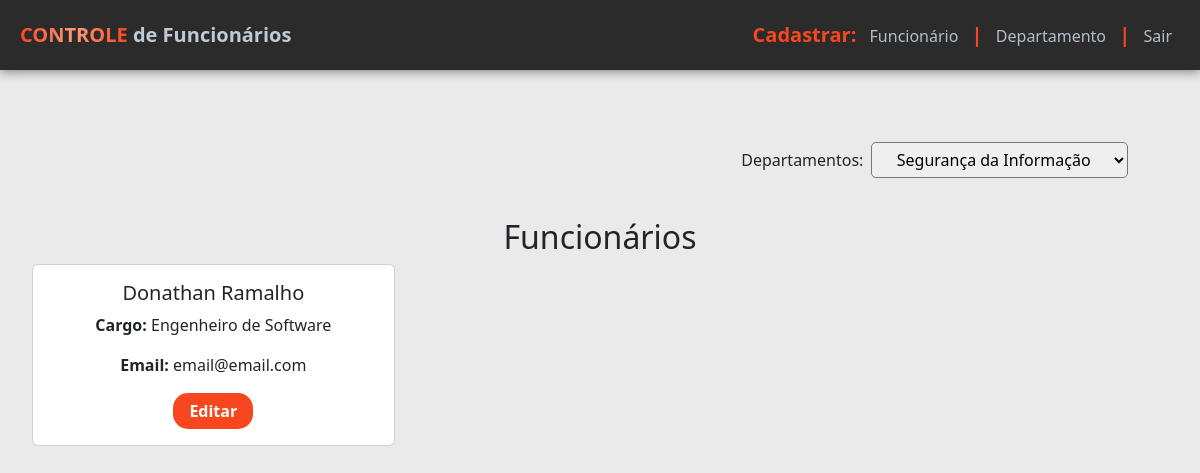
The page /index.php?departamento=3 (signed in) on the database its author committed.
### tables this page shows
CREATE TABLE `employee` (
  `Id` bigint(20) NOT NULL,
  `EmployeeName` varchar(100) NOT NULL,
  `CPF` varchar(20) NOT NULL,
  `Email` varchar(100) NOT NULL,
  `DateOfBirth` date NOT NULL,
  `AdmissionDate` datetime NOT NULL DEFAULT current_timestamp(),
  `DepartmentId` int(11) NOT NULL,
  `Position` varchar(100) NOT NULL
);

### index.php (the view, shortened to what this page needs)
<?php
    require_once 'Connection.php';
?>
<!DOCTYPE html>
<html lang="pt-br">
<head>
    <link href="https://cdn.jsdelivr.net/npm/bootstrap@5.2.2/dist/css/bootstrap.min.css" rel="stylesheet"
>
    <link rel="stylesheet" href="css/header.css">
    <link rel="stylesheet" href="css/style.css">
</head>
<body>
    <?php require_once 'header.php'; ?>
    <main>
        <form class="department" action="/employeeManagement" method="get">
            <label for="department">Departamentos:</label>
            <?php
            $depart = null;
            if (isset($_GET['departamento'])) {
                $depart = $_GET['departamento'];
            }
            $query = "SELECT * FROM `Department`";
            $result = mysqli_query($conn, $query);
            ?>
            <select id="department" onchange="this.form.submit()" name="departamento">
                <?php
                while ($row = mysqli_fetch_assoc($result)) {
                    $selected = ($row['Id'] == $depart) ? 'selected' : '';
                    echo "<option value='{$row['Id']}' $selected>{$row['DepartmentName']}</option>";
                }
                ?>
            </select>
        </form>
        <h2>Funcionários</h2>
        <div class="row row-cols-1 row-cols-md-3 g-4">
            <?php
            $result = null;
            if ($depart && $depart !== "Selecione um Departamento") {
                $query = "SELECT * FROM `Employee` WHERE `DepartmentId` = $depart";
                $result = mysqli_query($conn, $query);
            } else {
                $query = "SELECT * FROM `Employee`";
                $result = mysqli_query($conn, $query);
            }
            if ($result) {
                while ($row = mysqli_fetch_assoc($result)) {
                    ?>
                    <div class="col">
                        <div class="card h-100">
                            <div class="card-body">
                                <h5 class="card-title"><?php echo $row['EmployeeName'] ?></h5>
                                <p class="card-text"><b>Cargo:</b> <?php echo $row['Position'] ?></p>
                                <p class="card-text"><b>Email:</b> <?php echo $row['Email'] ?></p>
                                <a href="/employeeManagement/editarFuncionario.php?CPF=<?php echo $row['CPF']; ?>" class="btn btn-secondary employee_editar">Editar</a>
                            </div>
                        </div>
                    </div>
            <?php
                }
            }
            ?>
        </div>
    </main>
</body>
</html>

### css/style.css (style rules this page uses)
body { background-color: #eaeaea; }
main { margin: 2em; }
.department { display: flex; padding: 2em; align-items: center; justify-content: end; flex-wrap: wrap; }
.department select { border-radius: 5px; padding: 0.3em; cursor: pointer; margin: .5em; }
.department option { text-align: center; }
h2 { text-align: center; }
.card { align-items: center; text-align: center; }
.employee_editar { background-color: rgb(248, 71, 31); font-weight: bold; border: 0; border-radius: 15px; width: 80px; }

### rows shown on the page
employee: EmployeeName "Donathan Ramalho", Position "Engenheiro de Software", Email "email@email.com"

### other values the page prints
form field departamento "Segurança da Informação"
